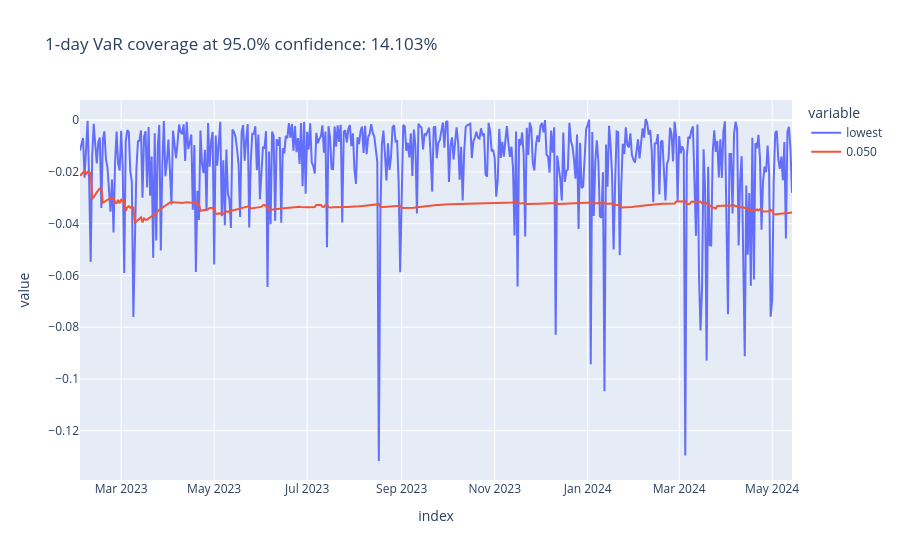

Notebook code cell kept with this figure:
### Code cell
plot_coverage(df_var_full, "0.050")

### Figure 1 — Plotly figure (JSON) as saved in the notebook; plotly's stock layout.template omitted (floating-point values rounded to 4 significant figures; data arrays with more than 128 entries replaced by an {"elided": "..."} marker saying what was removed)
{"data": [{"hovertemplate": "variable=lowest<br>index=%{x}<br>value=%{y}<extra></extra>", "legendgroup": "lowest", "line": {"color": "#636efa", "dash": "solid"}, "marker": {"symbol": "circle"}, "mode": "lines", "name": "lowest", "orientation": "v", "showlegend": true, "type": "scatter", "x": {"elided": "468 str values"}, "xaxis": "x", "y": {"elided": "468 float values"}, "yaxis": "y"}, {"hovertemplate": "variable=0.050<br>index=%{x}<br>value=%{y}<extra></extra>", "legendgroup": "0.050", "line": {"color": "#EF553B", "dash": "solid"}, "marker": {"symbol": "circle"}, "mode": "lines", "name": "0.050", "orientation": "v", "showlegend": true, "type": "scatter", "x": {"elided": "468 str values"}, "xaxis": "x", "y": {"elided": "468 float values"}, "yaxis": "y"}], "layout": {"legend": {"title": {"text": "variable"}, "tracegroupgap": 0}, "title": {"text": "1-day VaR coverage at 95.0% confidence: 14.103%"}, "xaxis": {"anchor": "y", "domain": [0, 1], "title": {"text": "index"}}, "yaxis": {"anchor": "x", "domain": [0, 1], "title": {"text": "value"}}}}
